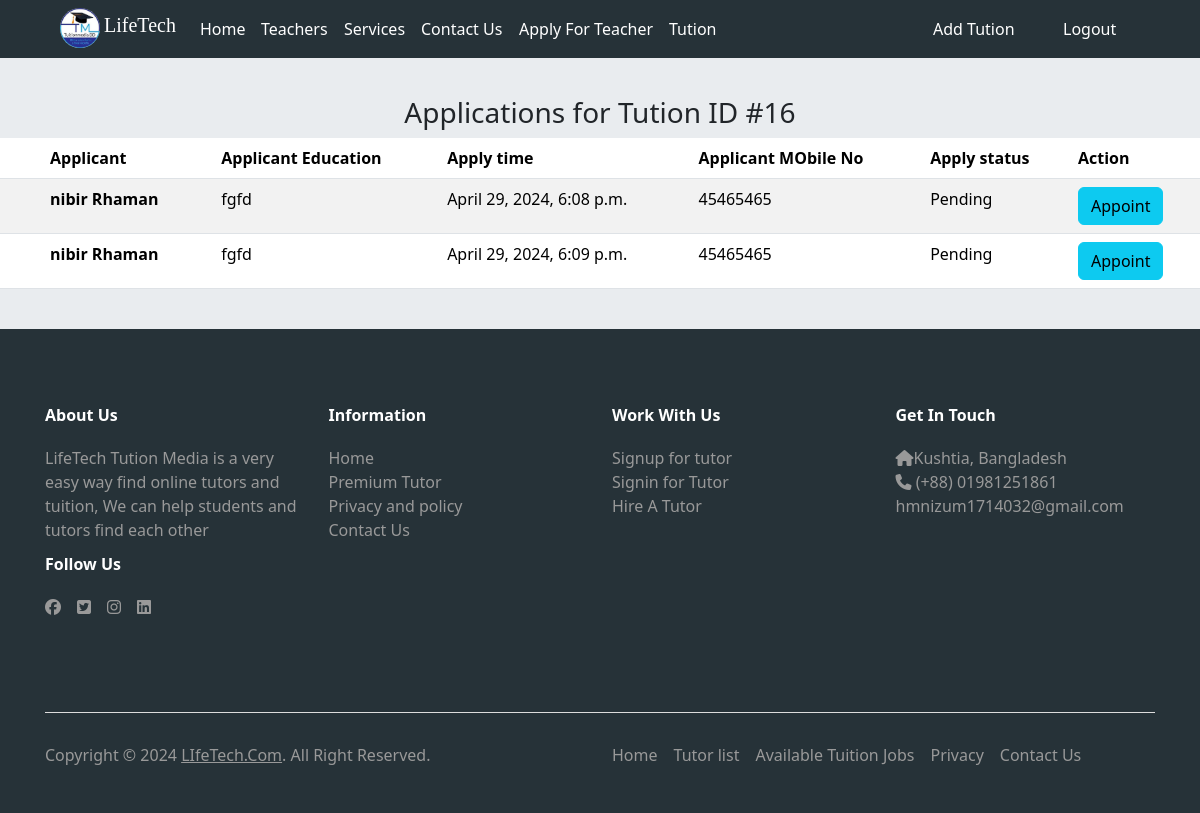
/apply/application/16/ (signed in), run on the app's committed database.
### tution/models.py (models this page shows)
class TutionModel(models.Model):
    tutionclass = models.ManyToManyField(TutionClassModel)
    subject = models.CharField(max_length=100)
    weekly_day = models.IntegerField()
    daily_time = models.IntegerField()
    location = models.CharField(max_length=200)
    fee = models.IntegerField()
    tution_status = models.CharField(max_length=30, choices=TUTION_STATUS, default='Running')

### apply_tution/models.py (models this page shows, shortened)
class ApplicationModel(models.Model):
    applicant = models.ForeignKey(ApplicantModel, on_delete=models.CASCADE)
    tution = models.ForeignKey(TutionModel, on_delete=models.CASCADE)
    appaly_status = models.CharField(max_length=30, choices=APPALY_STATUS, default='Pending')
    created_time = models.DateTimeField(auto_now_add=True)
    cancel = models.BooleanField(default=False)

### users/models.py (models this page shows)
class ApplicantModel(models.Model):
    user = models.OneToOneField(User, on_delete=models.CASCADE)
    mobile_no = models.CharField(max_length=12)
    educational_qualification = models.TextField()
    def __str__(self):
        return f"{self.user.first_name} {self.user.last_name}"

### apply_tution/views.py (the view)
# urls.py: path('application/<int:tution_id>/', admin_all_applications_views, name='application'),
@user_passes_test(lambda u: u.is_superuser)
def admin_all_applications_views(request, tution_id):
    tution = get_object_or_404(TutionModel, pk=tution_id)
    applications = ApplicationModel.objects.filter(tution=tution)
    return render(request, 'all_applications.html', {'applications': applications, 'tution': tution})

### apply_tution/templates/all_applications.html (shortened to what this page needs)
{% extends "base.html" %}
{% load static %}
{% block content %}
<div class="text-center mt-3">
  <h3>Applications for Tution ID #{{tution.id}}</h3>
</div>
<div class="bg-body-secondary pb-4">
  <div class="table-responsive">
      {% if applications %}
        <table class="table table-striped table-hover w-100 bg-body-secondary">
            <thead>
        <tr style="padding-left: 50px;">
            <th style="padding-left: 50px;" scope="col">Applicant</th>
            <th scope="col">Applicant Education</th>
            <th scope="col">Apply time</th>
            <th scope="col">Applicant MObile No</th>
            <th scope="col">Apply status</th>
            <th scope="col">Action</th>
          </tr>
        </thead>
        <tbody>
            {% for i in applications %}
            <tr>
                <th style="padding-left: 50px;" scope="row">{{i.applicant}}</th>
                <td>{{i.applicant.educational_qualification}}</td>
                <td>{{i.created_time}}</td>
                <td>{{i.applicant.mobile_no}}</td>
                <td>{{i.appaly_status}}</td>
                <td><a class="btn btn-info" href="{% url 'confirm_application' i.id %}">Appoint </a></td>
              </tr>
            {% endfor %}
        </tbody>
    </table>
    {% endif %}
</div>
</div>
{% endblock content %}

### static/css/style.css (style rules this page uses)
div { display: block; }

### data on the page
TutionModel: id "16"
ApplicationModel: applicant "nibir Rhaman", applicant.educational_qualification "fgfd", created_time "April 29, 2024, 6:08 p.m.", applicant.mobile_no "45465465", appaly_status "Pending"
ApplicationModel: applicant "nibir Rhaman", applicant.educational_qualification "fgfd", created_time "April 29, 2024, 6:09 p.m.", applicant.mobile_no "45465465", appaly_status "Pending"
